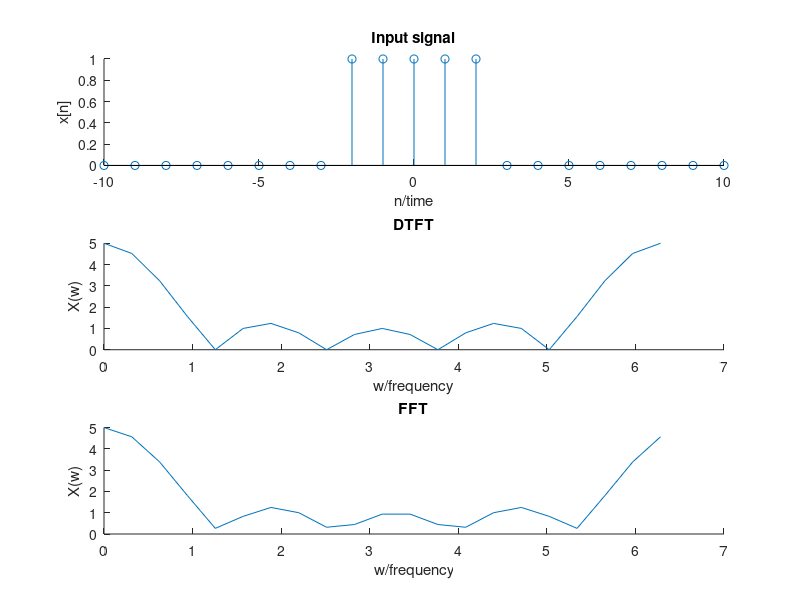

Write the MATLAB code that produced this figure.
%Name:Junpeng gai
%SID:40009896
x=zeros([1 21]);
x(9)=1;
x(10)=1;
x(11)=1;
x(12)=1;
x(13)=1;
n=-10:10;
stem(n,x);
w=0:pi/10:2*pi;
length_w=length(w);

length_n=length(n);
sum=zeros([1 length_w]);
subplot(3,1,1)
hold on
stem(n,x)
title('Input signal')
xlabel('n/time')
ylabel('x[n]')
hold off
for frequency = 1:length_w
    
     for index = 1:length_n
     
     sum(frequency) = sum(frequency) + (x(index) * exp((-j*w(frequency)*n(index ))));
     
     end 
end

subplot(3,1,2)
hold on
title('DTFT')
xlabel('w/frequency')
ylabel('X(w)')
sum=abs(sum);
plot(w,sum)
hold off
x_fft = fft(x);
subplot(3,1,3)
hold on
title('FFT')
xlabel('w/frequency')
ylabel('X(w)')
mag_x_fft=abs(x_fft);
plot(w,mag_x_fft)
hold off




